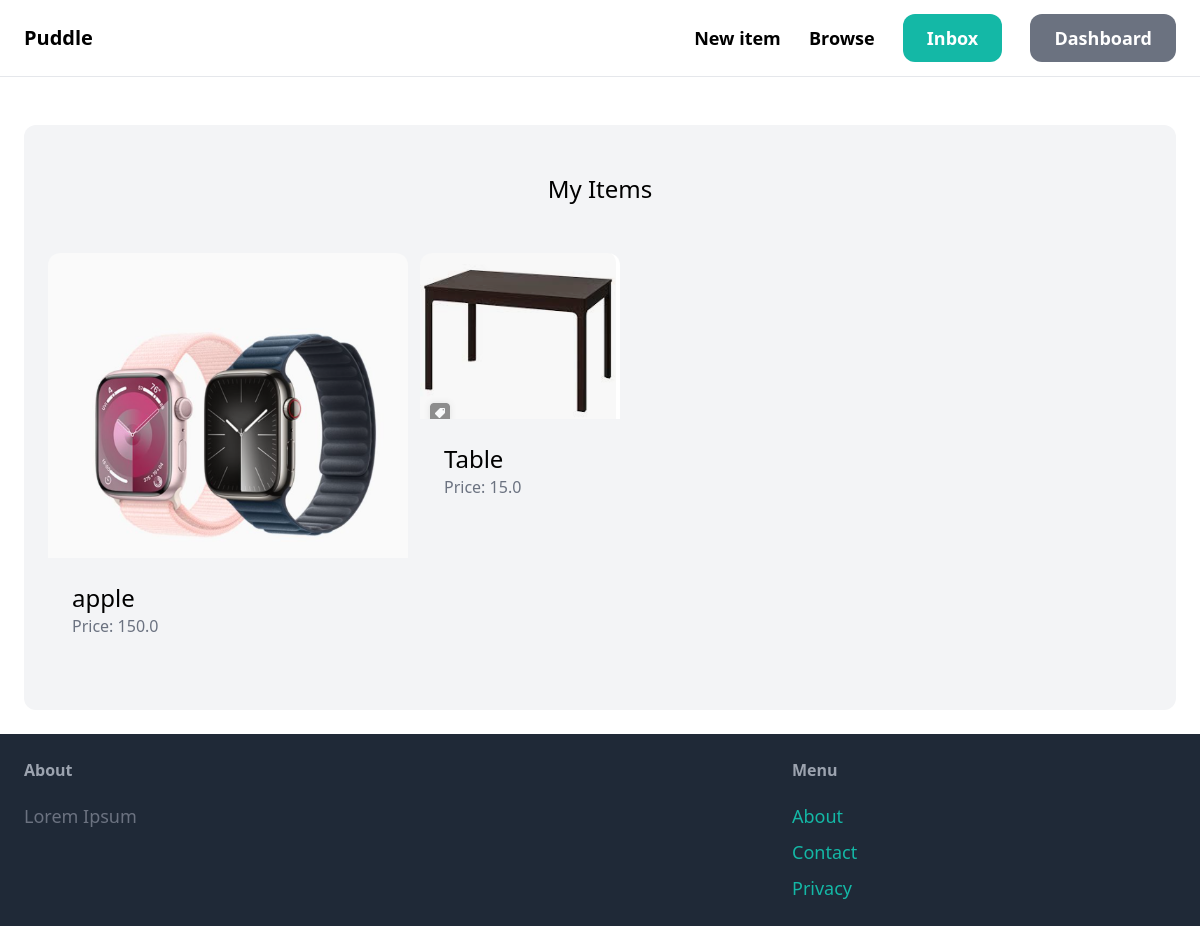
The page /dashboard/ (signed in) on the database its author committed.
### item/models.py (models this page shows, shortened)
class   Item(models.Model):
    category = models.ForeignKey(Category, related_name='items', on_delete=models.CASCADE)
    name = models.CharField(max_length=255)
    description = models.TextField(blank=True, null=True)
    price = models.FloatField()
    image = models.ImageField(upload_to='item_images', blank=True, null=True)
    is_sold = models.BooleanField(default=False)
    created_by = models.ForeignKey(User, related_name='items', on_delete=models.CASCADE)
    created_at = models.DateTimeField(auto_now_add=True)

### dashboard/views.py (the view)
# urls.py: urlpatterns = [path('', views.index, name='index'),
@login_required
def index(request):
    items = Item.objects.filter(created_by=request.user)
    return render(request, 'dashboard/index.html', {'items': items})

### dashboard/templates/dashboard/index.html (shortened to what this page needs)
{% extends 'core/base.html'%}
{% block content %}
<div class="mt-6 px-6 py-12 bg-gray-100 rounded-xl">
    <h2 class="mb-12 text-2xl text-center">My Items</h2>
    <div class="grid grid-cols-3 gap-3">
        {% for item in items %}
        <div>
            <a href="{% url 'item:detail' item.id %}">
                <div>
                    <img src="{{ item.image.url }}" class="rounded-t-xl">
                </div>
                <div class="p-6 bg-white-rounded-b-xl">
                    <h2 class="text-2xl">{{ item.name}}</h2>
                    <p class="text-gray-500">Price: {{ item.price}}</p>
                </div>
            </a>
        </div>
        {% endfor %}
    </div>
</div>
{% endblock %}

### rows shown on the page
Item: image (picture), name "apple", price "150.0"
Item: image (picture), name "Table", price "15.0"
